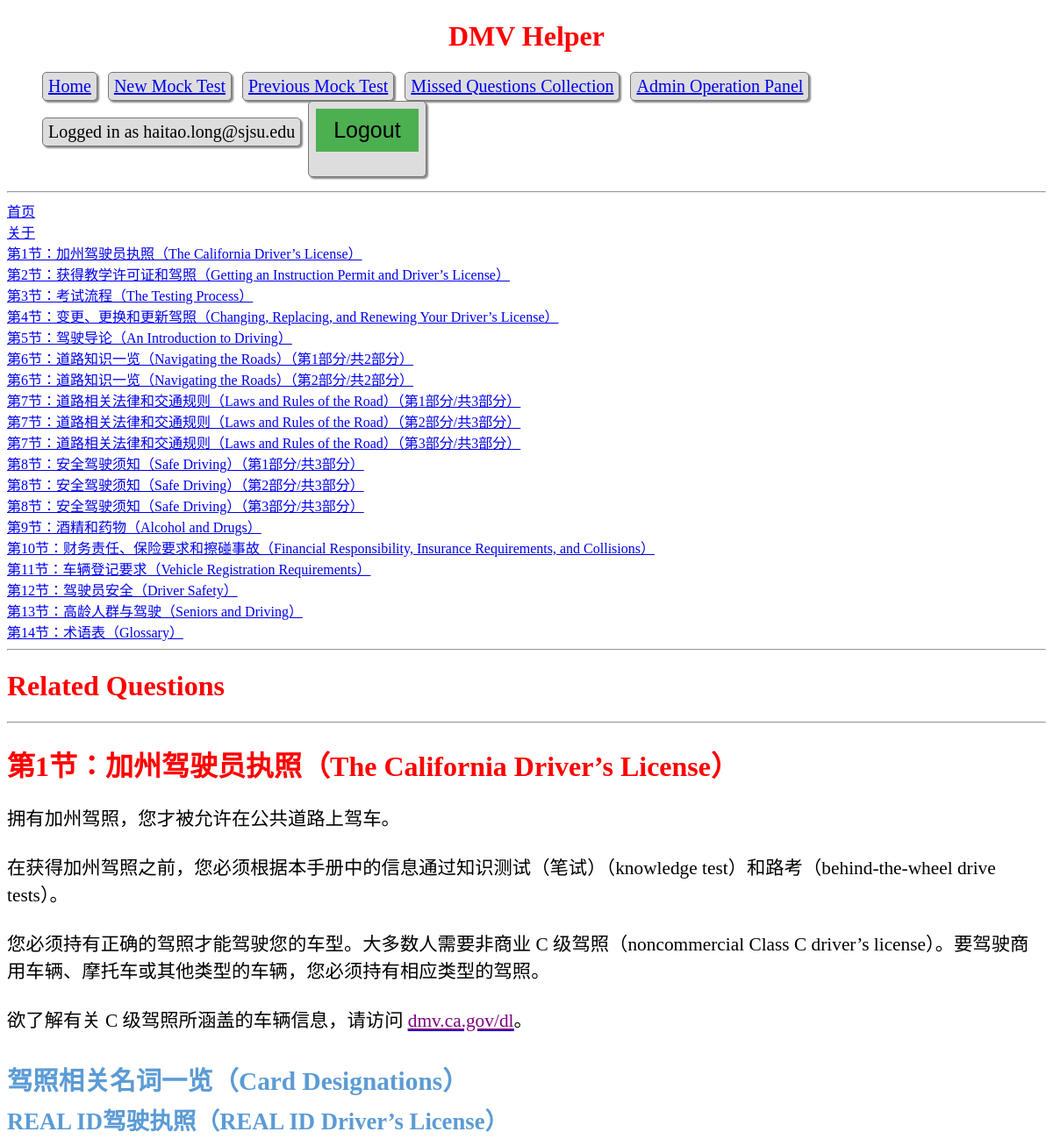
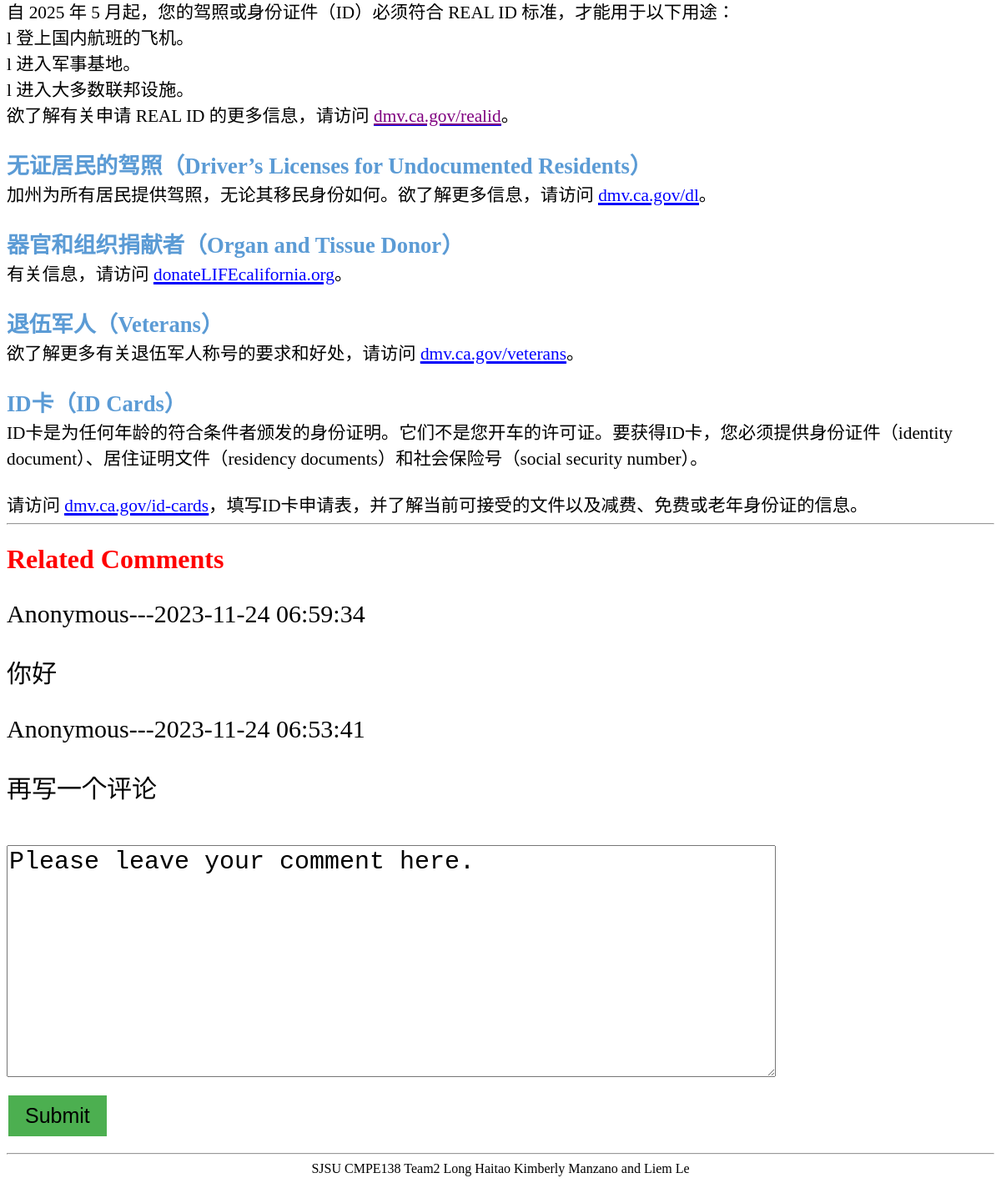
The page /pages.php?page_id=s1 (signed in) on the database its author committed (2 pictures, top to bottom).
### tables this page shows
CREATE TABLE `comments` (
  `comment_id` int(4) NOT NULL,
  `time_stamp` timestamp NOT NULL DEFAULT current_timestamp(),
  `context` text NOT NULL,
  `page_id` varchar(4) NOT NULL,
  `user_email` varchar(30) NOT NULL
);

### include/Logger.php (called while the page is built, shortened)
<?php
class Logger extends AbstractLogger
{
    protected $options = array (
        'extension'      => 'txt',
        'dateFormat'     => 'Y-m-d G:i:s.u',
        'filename'       => false,
        'flushFrequency' => false,
        'prefix'         => 'log_',
        'logFormat'      => false,
        'appendContext'  => true,
    );
    private $logFilePath;
    protected $logLevels = array(
        LogLevel::EMERGENCY => 0,
        LogLevel::ALERT     => 1,
        LogLevel::CRITICAL  => 2,
        LogLevel::ERROR     => 3,
        LogLevel::WARNING   => 4,
        LogLevel::NOTICE    => 5,
        LogLevel::INFO      => 6,
        LogLevel::DEBUG     => 7
    );
    public function __construct($logDirectory, $logLevelThreshold = LogLevel::DEBUG, array $options = array())
    {
        $this->logLevelThreshold = $logLevelThreshold;
        $this->options = array_merge($this->options, $options);
        $logDirectory = rtrim($logDirectory, DIRECTORY_SEPARATOR);
    }
    public function setLogFilePath($logDirectory) {
        if ($this->options['filename']) {
            if (strpos($this->options['filename'], '.log') !== false || strpos($this->options['filename'], '.txt') !== false) {
                $this->logFilePath = $logDirectory.DIRECTORY_SEPARATOR.$this->options['filename'];
            }
            else {
                $this->logFilePath = $logDirectory.DIRECTORY_SEPARATOR.$this->options['filename'].'.'.$this->options['extension'];
            }
        } else {
            $this->logFilePath = $logDirectory.DIRECTORY_SEPARATOR.$this->options['prefix'].date('Y-m-d').'.'.$this->options['extension'];
        }
    }
    public function setFileHandle($writeMode) {
        $this->fileHandle = fopen($this->logFilePath, $writeMode);
    }
    public function log($level, $message, array $context = array())
    {
        $message = $this->formatMessage($level, $message, $context);
    }
    protected function formatMessage($level, $message, $context)
    {
        if ($this->options['logFormat']) {
            $parts = array(
                'date'          => $this->getTimestamp(),
                'level'         => strtoupper($level),
                'level-padding' => str_repeat(' ', 9 - strlen($level)),
                'priority'      => $this->logLevels[$level],
                'message'       => $message,
                'context'       => json_encode($context),
            );
            $message = $this->options['logFormat'];
            foreach ($parts as $part => $value) {
                $message = str_replace('{'.$part.'}', $value, $message);
            }
        } else {
            $message = "[{$this->getTimestamp()}] [{$level}] {$message}";
        }
        return $message.PHP_EOL;
    }
    private function getTimestamp()
    {
        $originalTime = microtime(true);
        $micro = sprintf("%06d", ($originalTime - floor($originalTime)) * 1000000);
        $date = new DateTime(date('Y-m-d H:i:s.'.$micro, (int)$originalTime));
        return $date->format($this->options['dateFormat']);
    }
}

### include/config.php (called while the page is built, shortened)
<?php
include_once "Table.php";
include_once "Logger.php";
$lang = 'en';
$host = "localhost";
$username = "root";
$password = "";
$database = "DMVhelper";
$OPTION_COMMENT = 'order by time_stamp desc limit 2';
$log = new Logger('log/', LogLevel::INFO);
try {
    $pdo = new PDO("mysql:host={$host};dbname={$database};charset=utf8",
                   $username,
                   $password);
} catch (PDOException $e) {
    echo $e->getMessage();
    $log->error($e->getMessage());
}
$table_comments = new Table($pdo, $log, 'comments', 'comment_id');

### include/Table.php (called while the page is built, shortened)
<?php
include_once "Logger.php";
class Table {
    private $pdo;
    private $log;
    public function __construct(PDO $pdo, Logger $log, string $table, string $primaryKey='') {
        $this->pdo = $pdo;
        $this->log = $log;
    }
    public function select($sql) {
        $stmt = $this->action($sql);
        return $stmt->fetchAll();
    }
    private function action($sql) {
        try {
            $this->log->info(($_SESSION['email'] ?? 'Anonymous').', '.basename($_SERVER['SCRIPT_FILENAME']).', '.$sql);
            $stmt = $this->pdo->query($sql);
        } catch (PDOException $e) {
            $this->log->error($e->getMessage());
            echo $e->getMessage();
        }
        return $stmt;
    }
}

### include/comments.php (the view, shortened to what this page needs)
<?php
$sql = "SELECT * FROM comments WHERE page_id= '{$_GET['page_id']}' {$OPTION_COMMENT};";
$comments = $table_comments->select($sql);
foreach ($comments as $c) {
    $context = $c['context'];
    $time_stamp = $c['time_stamp'];
    $user_email = $c['user_email'];
?>
<form>
    <p class="comment"><?php echo $user_email.'---'; echo $time_stamp ?> </p>
    <p class="comment"><?php echo $context ?></p>
</form>
<?php
}
?>
<form  method="post">
    <br />
    <textarea name="comments" cols="50" rows="8"><?php echo $UI['page']['comment']['default_comment'][$lang]?></textarea>
    <br />
    <br />
    <input type="submit" value="<?php echo $UI['page']['comment']['submit'][$lang]?>">
    <br />
</form>

### css/style.css (style rules this page uses)
.comment, textarea, .admincrud, p,input[type="submit"] { font-size: 30px; }
input[type="submit"], button { background-color: #4CAF50; border: none; padding: 10px 20px; text-decoration: none; margin: 4px 2px; cursor: pointer; font-size: 25px; }

### rows shown on the page
comments: user_email "Anonymous", time_stamp "2023-11-24 06:59:34", context "你好"
comments: user_email "Anonymous", time_stamp "2023-11-24 06:53:41", context "再写一个评论"

### other values the page prints
$UI['index']['title'][$lang] "DMV Helper"
$UI['menu']['home_page'][$lang] "Home"
$UI['menu']['new_mock_test'][$lang] "New Mock Test"
$UI['menu']['previous_mock_test'][$lang] "Previous Mock Test"
$UI['menu']['all_wrong_questions'][$lang] "Missed Questions Collection"
$UI['menu']['admin_crud'][$lang] "Admin Operation Panel"
$UI['menu']['has logged in'][$lang] "Logged in as"
$_SESSION['email'] "haitao.long@sjsu.edu"
$UI['page']['related_question'][$lang] "Related Questions"
$UI['page']['related_comment'][$lang] "Related Comments"
